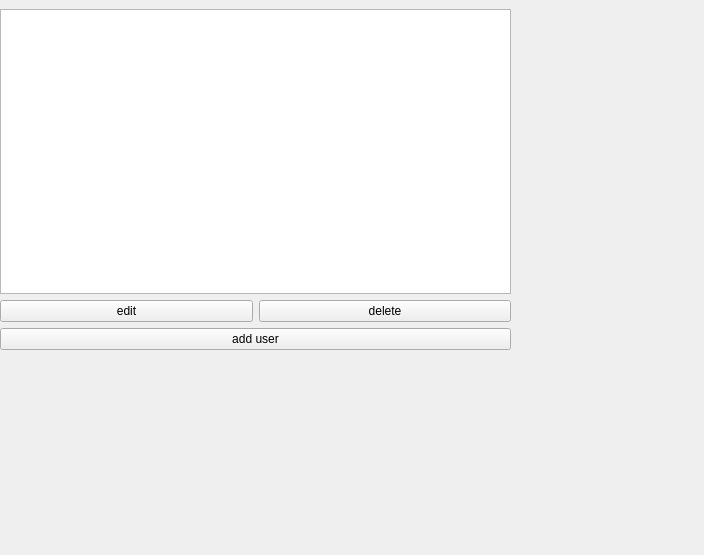
<?xml version="1.0" encoding="UTF-8"?>
<ui version="4.0">
 <class>configure</class>
 <widget class="QWidget" name="configure">
  <property name="geometry">
   <rect>
    <x>0</x>
    <y>0</y>
    <width>704</width>
    <height>555</height>
   </rect>
  </property>
  <property name="windowTitle">
   <string>Form</string>
  </property>
  <widget class="QWidget" name="verticalLayoutWidget">
   <property name="geometry">
    <rect>
     <x>0</x>
     <y>9</y>
     <width>511</width>
     <height>341</height>
    </rect>
   </property>
   <layout class="QVBoxLayout" name="layout">
    <item>
     <widget class="QListWidget" name="lista"/>
    </item>
    <item>
     <layout class="QHBoxLayout" name="horizontalLayout">
      <item>
       <widget class="QPushButton" name="edit">
        <property name="text">
         <string>edit</string>
        </property>
       </widget>
      </item>
      <item>
       <widget class="QPushButton" name="delete_2">
        <property name="text">
         <string>delete</string>
        </property>
       </widget>
      </item>
     </layout>
    </item>
    <item>
     <widget class="QPushButton" name="add_usr">
      <property name="text">
       <string>add user</string>
      </property>
     </widget>
    </item>
   </layout>
  </widget>
 </widget>
 <resources/>
 <connections/>
</ui>
